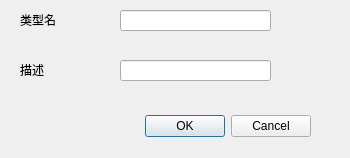
<?xml version="1.0" encoding="UTF-8"?>
<ui version="4.0">
 <class>AddTypeDialog</class>
 <widget class="QDialog" name="AddTypeDialog">
  <property name="geometry">
   <rect>
    <x>0</x>
    <y>0</y>
    <width>350</width>
    <height>158</height>
   </rect>
  </property>
  <property name="sizePolicy">
   <sizepolicy hsizetype="Fixed" vsizetype="Fixed">
    <horstretch>0</horstretch>
    <verstretch>0</verstretch>
   </sizepolicy>
  </property>
  <property name="minimumSize">
   <size>
    <width>350</width>
    <height>158</height>
   </size>
  </property>
  <property name="maximumSize">
   <size>
    <width>350</width>
    <height>158</height>
   </size>
  </property>
  <property name="windowTitle">
   <string>添加新联系人类别</string>
  </property>
  <property name="windowIcon">
   <iconset resource="resource.qrc">
    <normaloff>:/Img/Img/blenderIcon.png</normaloff>:/Img/Img/blenderIcon.png</iconset>
  </property>
  <property name="styleSheet">
   <string notr="true"/>
  </property>
  <widget class="QDialogButtonBox" name="buttonBox">
   <property name="geometry">
    <rect>
     <x>120</x>
     <y>110</y>
     <width>191</width>
     <height>32</height>
    </rect>
   </property>
   <property name="styleSheet">
    <string notr="true">QPushButton :: Activate{
    border: 2px solid lightblue
}</string>
   </property>
   <property name="orientation">
    <enum>Qt::Horizontal</enum>
   </property>
   <property name="standardButtons">
    <set>QDialogButtonBox::Cancel|QDialogButtonBox::Ok</set>
   </property>
  </widget>
  <widget class="QLineEdit" name="newTypeName">
   <property name="geometry">
    <rect>
     <x>120</x>
     <y>10</y>
     <width>151</width>
     <height>21</height>
    </rect>
   </property>
   <property name="font">
    <font>
     <family>微软雅黑</family>
    </font>
   </property>
   <property name="maxLength">
    <number>30</number>
   </property>
   <property name="clearButtonEnabled">
    <bool>true</bool>
   </property>
  </widget>
  <widget class="QLabel" name="label">
   <property name="geometry">
    <rect>
     <x>20</x>
     <y>10</y>
     <width>71</width>
     <height>20</height>
    </rect>
   </property>
   <property name="font">
    <font>
     <family>微软雅黑</family>
     <pointsize>9</pointsize>
    </font>
   </property>
   <property name="text">
    <string>类型名</string>
   </property>
  </widget>
  <widget class="QLineEdit" name="detail">
   <property name="geometry">
    <rect>
     <x>120</x>
     <y>60</y>
     <width>151</width>
     <height>21</height>
    </rect>
   </property>
   <property name="font">
    <font>
     <family>微软雅黑</family>
    </font>
   </property>
   <property name="clearButtonEnabled">
    <bool>true</bool>
   </property>
  </widget>
  <widget class="QLabel" name="label_2">
   <property name="geometry">
    <rect>
     <x>20</x>
     <y>60</y>
     <width>71</width>
     <height>20</height>
    </rect>
   </property>
   <property name="font">
    <font>
     <family>微软雅黑</family>
     <pointsize>9</pointsize>
    </font>
   </property>
   <property name="text">
    <string>描述</string>
   </property>
  </widget>
 </widget>
 <resources>
  <include location="resource.qrc"/>
 </resources>
 <connections>
  <connection>
   <sender>buttonBox</sender>
   <signal>accepted()</signal>
   <receiver>AddTypeDialog</receiver>
   <slot>accept()</slot>
   <hints>
    <hint type="sourcelabel">
     <x>248</x>
     <y>254</y>
    </hint>
    <hint type="destinationlabel">
     <x>157</x>
     <y>274</y>
    </hint>
   </hints>
  </connection>
  <connection>
   <sender>buttonBox</sender>
   <signal>rejected()</signal>
   <receiver>AddTypeDialog</receiver>
   <slot>reject()</slot>
   <hints>
    <hint type="sourcelabel">
     <x>316</x>
     <y>260</y>
    </hint>
    <hint type="destinationlabel">
     <x>286</x>
     <y>274</y>
    </hint>
   </hints>
  </connection>
 </connections>
</ui>
